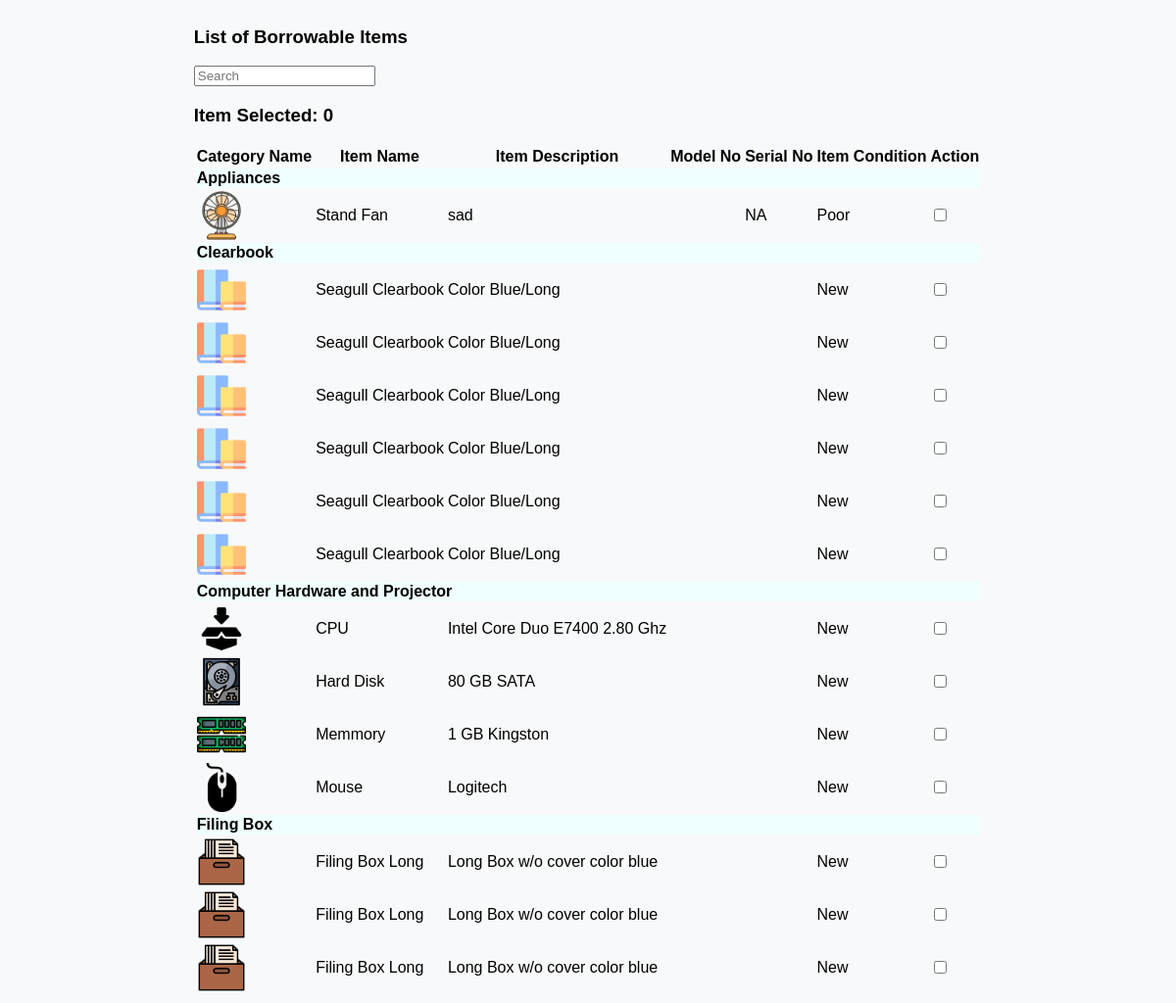
Page /DashboardBorrower/bwerdashboardpage.php on the committed database.
### tables this page shows
CREATE TABLE `tblitembrand` (
  `id` int(11) NOT NULL,
  `staffid` int(11) NOT NULL,
  `staffname` varchar(50) NOT NULL,
  `itembrand` varchar(50) NOT NULL,
  `categoryname` varchar(50) NOT NULL,
  `subcategoryname` varchar(50) NOT NULL,
  `borrowable` varchar(50) NOT NULL,
  `remarks` varchar(50) NOT NULL,
  `modelno` varchar(50) NOT NULL,
  `serialno` varchar(50) NOT NULL,
  `unitcost` decimal(10,0) NOT NULL,
  `status` varchar(50) NOT NULL,
  `itemcondition` varchar(50) NOT NULL,
  `datetimeadded` datetime NOT NULL,
  `assignfor` varchar(50) DEFAULT NULL,
  `datepurchased` date NOT NULL
);

### DashboardBorrower/bwerdashboardpage.php (the view, shortened to what this page needs)
<?php
$queryitems = "SELECT * FROM tblitembrand WHERE borrowable = 'Yes' AND status = 'Available' ORDER BY categoryname, subcategoryname, itembrand";
$resultitems = mysqli_query($con, $queryitems);
mysqli_data_seek($resultitems, 0);
?>
<main class="ccs-main-container">
    <div class="container mt-1">
        <div class="row">
            <?php
            if (mysqli_num_rows($resultitems) > 0) {
                echo '
                <div class="d-flex justify-content-between mb-1">
                    <h3 class="text-start"><i class="fas fa-tachometer-alt me-2"></i>List of Borrowable Items</h3>
                    <div class="text-end">
                        <input type="text" class="form-control search-input mb-1" placeholder="Search" name="search" id="searchInput">
                    </div>
                </div>
                <div class="row">
                    <div class="col-md-6">
                        <h3 class="text-start">Item Selected: <span id="selectedItemCount">0</span></h3>
                    </div>
                    <div class="col-md-6 text-end">
                        <a href="#" id="reserveButton" class="btn btn-danger mb-1" style="display: none;">Reserve</a>
                        <a href="#" id="borrowButton" class="btn btn-success mb-1" style="display: none;">Borrow</a>
                    </div>
                </div>
                <div class="row">
                    <table class="table">
                        <thead class="table-dark">
                            <tr>
                                <th scope="col">Category Name</th>
                                <th scope="col">Item Name</th>
                                <th scope="col">Item Description</th>
                                <th scope="col">Model No</th>
                                <th scope="col">Serial No</th>
                                <th scope="col">Item Condition</th>
                                <th scope="col">Action</th>
                            </tr>
                        </thead>
                        <tbody>';
                            $currentCategory = null;
                            while ($row = mysqli_fetch_assoc($resultitems)) {
                                if ($currentCategory != $row['categoryname']) {
                                    echo "<tr class='category-row'>
                                            <td colspan='8' style='background-color: azure;'><strong>{$row['categoryname']}</strong></td>
                                        </tr>";
                                    $currentCategory = $row['categoryname'];
                                }
                                echo "<tr class='item-details-row' data-id='{$row['id']}'>";
                                $imagePath = '../DashboardCCSStaff/inventory/SubcategoryItemsimages/' . $row['subcategoryname'] . '.png';
                                if (file_exists($imagePath)) {
                                    echo "<td><img src='{$imagePath}' alt='Subcategory Image' width='50'></td>";
                                } else {
                                    echo "<td><img src='/inventory/SubcategoryItemsimages/defaultimageitem.png' alt='Default Image' width='50'></td>";
                                }
                                echo "<td>{$row['subcategoryname']}</td>";
                                echo "<td>{$row['itembrand']}</td>";
                                echo "<td class='text-center'>{$row['modelno']}</td>";
                                echo "<td class='text-center'>{$row['serialno']}</td>";
                                echo "<td class='text-center'>";
                                switch ($row['itemcondition']) {
                                    case 'New':
                                        echo "<span class='badge bg-success fa-1x' title='New: The item is brand new and has never been used.'>New</span>";
                                        break;
                                    case 'Poor':
                                        echo "<span class='badge bg-danger fa-1x' title='Poor: The item is in poor condition and may require repairs or refurbishment.'>Poor</span>";
                                        break;
                                }
                                echo "</td>";
                                echo "<td><input type='checkbox'></td>";
                                echo "</tr>";
                            }
                        echo '
                        </tbody>
                    </table>
                </div>';
            } else {
                echo '<div class="text-center">
                        <h3>No borrowable items available at the moment.</h3>
                      </div>';
            }
            ?>
        </div>
    </div>
</main>

### DashboardBorrower/bwerdashboardpage.php (style rules this page uses)
.ccs-main-container { display: flex; justify-content: center; }
.category-row { cursor: pointer; color: black; }

### rows in the picture
tblitembrand: categoryname "Appliances", subcategoryname (picture), subcategoryname "Stand Fan", itembrand "sad", serialno "NA", itemcondition "Poor"
tblitembrand: categoryname "Clearbook", subcategoryname (picture), subcategoryname "Seagull Clearbook", itembrand "Color Blue/Long", itemcondition "New"
tblitembrand: subcategoryname (picture), subcategoryname "Seagull Clearbook", itembrand "Color Blue/Long", itemcondition "New"
tblitembrand: subcategoryname (picture), subcategoryname "Seagull Clearbook", itembrand "Color Blue/Long", itemcondition "New"
tblitembrand: subcategoryname (picture), subcategoryname "Seagull Clearbook", itembrand "Color Blue/Long", itemcondition "New"
tblitembrand: subcategoryname (picture), subcategoryname "Seagull Clearbook", itembrand "Color Blue/Long", itemcondition "New"
tblitembrand: subcategoryname (picture), subcategoryname "Seagull Clearbook", itembrand "Color Blue/Long", itemcondition "New"
tblitembrand: categoryname "Computer Hardware and Projector", subcategoryname "CPU", itembrand "Intel Core Duo E7400 2.80 Ghz", itemcondition "New"
tblitembrand: subcategoryname (picture), subcategoryname "Hard Disk", itembrand "80 GB SATA", itemcondition "New"
tblitembrand: subcategoryname (picture), subcategoryname "Memmory", itembrand "1 GB Kingston", itemcondition "New"
tblitembrand: subcategoryname (picture), subcategoryname "Mouse", itembrand "Logitech", itemcondition "New"
tblitembrand: categoryname "Filing Box", subcategoryname (picture), subcategoryname "Filing Box Long", itembrand "Long Box w/o cover color blue", itemcondition "New"
tblitembrand: subcategoryname (picture), subcategoryname "Filing Box Long", itembrand "Long Box w/o cover color blue", itemcondition "New"
tblitembrand: subcategoryname (picture), subcategoryname "Filing Box Long", itembrand "Long Box w/o cover color blue", itemcondition "New"
